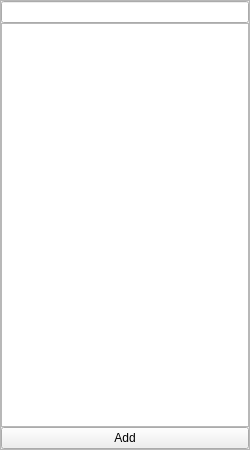
         <widget class="QFrame" name="frame_5">
          <property name="sizePolicy">
           <sizepolicy hsizetype="Fixed" vsizetype="Preferred">
            <horstretch>0</horstretch>
            <verstretch>0</verstretch>
           </sizepolicy>
          </property>
          <property name="minimumSize">
           <size>
            <width>250</width>
            <height>450</height>
           </size>
          </property>
          <property name="maximumSize">
           <size>
            <width>240</width>
            <height>350</height>
           </size>
          </property>
          <property name="frameShape">
           <enum>QFrame::StyledPanel</enum>
          </property>
          <property name="frameShadow">
           <enum>QFrame::Raised</enum>
          </property>
          <layout class="QVBoxLayout" name="verticalLayout">
           <property name="spacing">
            <number>0</number>
           </property>
           <property name="leftMargin">
            <number>0</number>
           </property>
           <property name="topMargin">
            <number>0</number>
           </property>
           <property name="rightMargin">
            <number>0</number>
           </property>
           <property name="bottomMargin">
            <number>0</number>
           </property>
           <item>
            <widget class="QLineEdit" name="Searchbox">
             <property name="text">
              <string/>
             </property>
            </widget>
           </item>
           <item>
            <widget class="QTableWidget" name="Table_pws">
             <property name="sizePolicy">
              <sizepolicy hsizetype="Maximum" vsizetype="Maximum">
               <horstretch>0</horstretch>
               <verstretch>0</verstretch>
              </sizepolicy>
             </property>
             <property name="minimumSize">
              <size>
               <width>200</width>
               <height>0</height>
              </size>
             </property>
             <property name="maximumSize">
              <size>
               <width>300</width>
               <height>600</height>
              </size>
             </property>
             <property name="styleSheet">
              <string notr="true">QScrollBar:vertical {
	border: none;
	background: rgb(52, 59, 72);
	width: 14px;
	margin: 21px 0 21px 0;
	border-radius: 0px;
}</string>
             </property>
             <property name="horizontalScrollBarPolicy">
              <enum>Qt::ScrollBarAlwaysOff</enum>
             </property>
             <property name="editTriggers">
              <set>QAbstractItemView::AnyKeyPressed|QAbstractItemView::EditKeyPressed</set>
             </property>
             <property name="showGrid">
              <bool>false</bool>
             </property>
             <property name="sortingEnabled">
              <bool>false</bool>
             </property>
             <property name="rowCount">
              <number>0</number>
             </property>
             <attribute name="horizontalHeaderVisible">
              <bool>false</bool>
             </attribute>
             <attribute name="horizontalHeaderMinimumSectionSize">
              <number>57</number>
             </attribute>
             <attribute name="horizontalHeaderDefaultSectionSize">
              <number>250</number>
             </attribute>
             <attribute name="verticalHeaderVisible">
              <bool>false</bool>
             </attribute>
             <attribute name="verticalHeaderDefaultSectionSize">
              <number>70</number>
             </attribute>
             <column>
              <property name="text">
               <string/>
              </property>
              <property name="foreground">
               <brush brushstyle="NoBrush">
                <color alpha="255">
                 <red>0</red>
                 <green>0</green>
                 <blue>0</blue>
                </color>
               </brush>
              </property>
             </column>
             <column>
              <property name="text">
               <string>Name</string>
              </property>
             </column>
             <column>
              <property name="text">
               <string>Username</string>
              </property>
             </column>
             <column>
              <property name="text">
               <string>Passwort</string>
              </property>
             </column>
             <column>
              <property name="text">
               <string>OTP</string>
              </property>
             </column>
             <column>
              <property name="text">
               <string>Notizen</string>
              </property>
             </column>
            </widget>
           </item>
           <item>
            <widget class="QPushButton" name="PWS_ButtonAdd">
             <property name="sizePolicy">
              <sizepolicy hsizetype="Maximum" vsizetype="Fixed">
               <horstretch>0</horstretch>
               <verstretch>0</verstretch>
              </sizepolicy>
             </property>
             <property name="maximumSize">
              <size>
               <width>270</width>
               <height>16777215</height>
              </size>
             </property>
             <property name="text">
              <string>Add</string>
             </property>
             <property name="checkable">
              <bool>true</bool>
             </property>
            </widget>
           </item>
          </layout>
         </widget>
